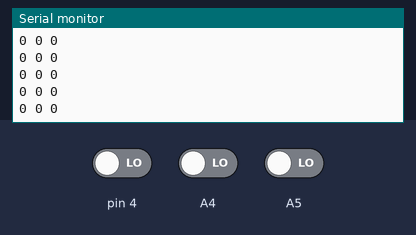
Bench run of a sketch on a simulated Arduino Uno, built with avr-gcc and run on an emulated ATmega328P. Shown: the last lines printed to the serial monitor. The test bench sets the inputs (shaded band); at power-on: pin 4 LOW, A4 LOW, A5 LOW.

Above: at 1.2 s.
1.3 s: pin 4 driven HIGH
At 1.8 s:
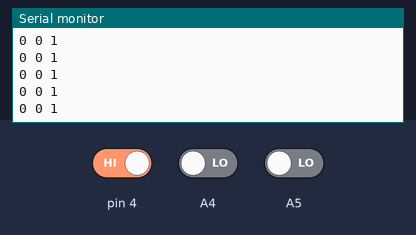
2.8 s: A4 driven HIGH
At 3.3 s:
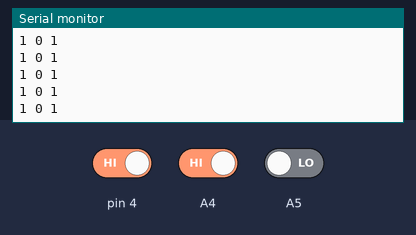
4.3 s: A5 driven HIGH
At 4.9 s:
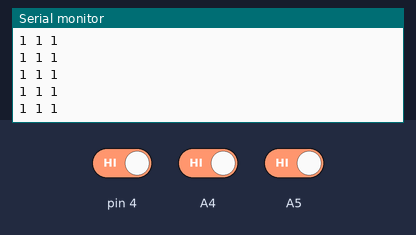
5.8 s: pin 4 driven LOW
At 6.3 s:
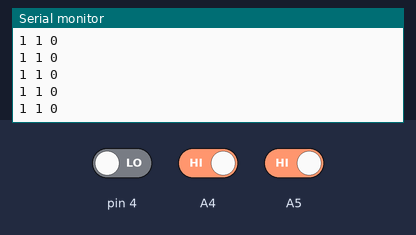
7.3 s: A4 driven LOW
At 7.9 s:
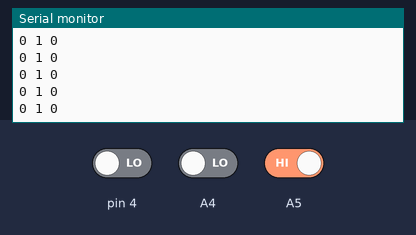

Measured:
- after the input at 1.3 s, the serial monitor: prints a new line after 0.07 s (image 1)
- after the input at 2.8 s, the serial monitor: prints a new line after 0.07 s (image 2)
- after the input at 4.3 s, the serial monitor: prints a new line after 0.07 s (image 3)
- after the input at 5.8 s, the serial monitor: prints a new line after 0.07 s (image 4)
- after the input at 7.3 s, the serial monitor: prints a new line after 0.07 s (image 5)

The sketch:

Testing_light.ino
```cpp
void setup() {
  // put your setup code here, to run once:
  Serial.begin(9600);
  pinMode(2, INPUT);
}

void loop() {
  // put your main code here, to run repeatedly:
  int val = digitalRead(A4);
  int val2 = digitalRead(A5);
  int val3 = digitalRead(4);
  Serial.print(val);
  Serial.print(" ");
  Serial.print(val2);
  Serial.print(" ");
  Serial.println(val3);
}
```
